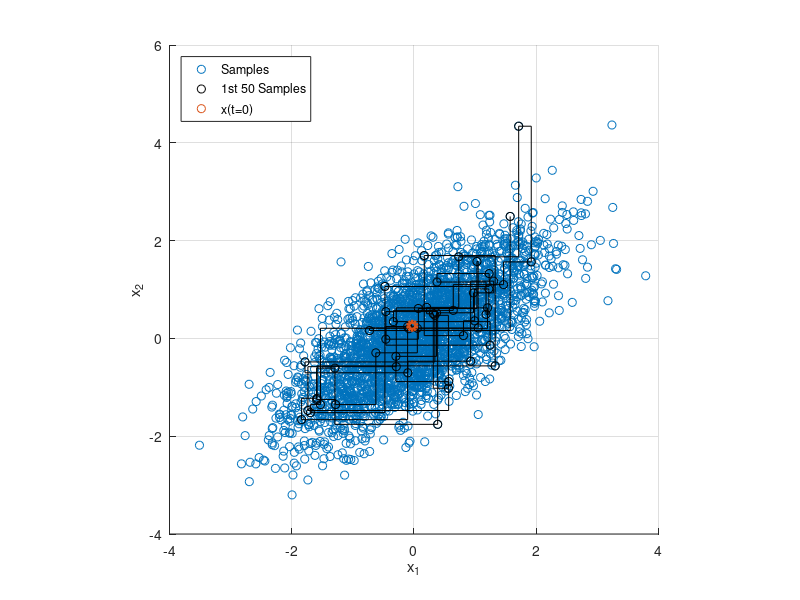

This chart was generated by the following MATLAB code:
rand('seed' ,12345);
nSamples = 3000;
 
mu = [0 0]; % TARGET MEAN
rho(1) = 0.7; % rho_21
rho(2) = 0.7; % rho_12
 
% INITIALIZE THE GIBBS SAMPLER
propSigma = 1; % PROPOSAL VARIANCE
minn = [-3 -3];
maxx = [3 3];
 
% INITIALIZE SAMPLES
x = zeros(nSamples,2);
x(1,1) = unifrnd(minn(1), maxx(1));
x(1,2) = unifrnd(minn(2), maxx(2));
 
dims = 1:2; % INDEX INTO EACH DIMENSION
 
% RUN GIBBS SAMPLER
t = 1;
while t < nSamples
    t = t + 1;
    T = [t-1,t];
    for iD = 1:2 % LOOP OVER DIMENSIONS
        % UPDATE SAMPLES
        nIx = dims~=iD; % *NOT* THE CURRENT DIMENSION
        % CONDITIONAL MEAN
        muCond = mu(iD) + rho(iD)*(x(T(iD),nIx)-mu(nIx));
        % CONDITIONAL VARIANCE
        varCond = sqrt(1-rho(iD)^2);
        % DRAW FROM CONDITIONAL
        x(t,iD) = normrnd(muCond,varCond);
    end
end
%%
% DISPLAY SAMPLING DYNAMICS
figure;
h1 = scatter(x(:,1),x(:,2),'r.');
 
% CONDITIONAL STEPS/SAMPLES
hold on;
for t = 1:50
    plot([x(t,1),x(t+1,1)],[x(t,2),x(t,2)],'k-');
    plot([x(t+1,1),x(t+1,1)],[x(t,2),x(t+1,2)],'k-');
    h2 = plot(x(t+1,1),x(t+1,2),'ko');
end
 
h3 = scatter(x(1,1),x(1,2),'bo','Linewidth',3);
legend([h1,h2,h3],{'Samples','1st 50 Samples','x(t=0)'},'Location','Northwest')
hold off;
xlabel('x_1');
ylabel('x_2');
axis square
grid on









